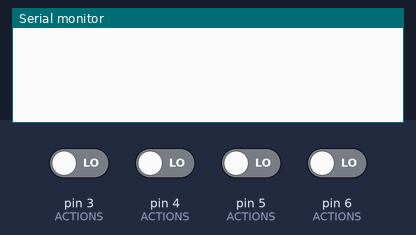
Bench run of a program on a simulated Arduino Nano, built with avr-gcc and run on an emulated ATmega328P. Parts: the last lines printed to the serial monitor. The inputs (shaded band) are chosen by the test bench; at power-on: pin 3 (ACTIONS), pin 4 (ACTIONS), pin 5 (ACTIONS), pin 6 (ACTIONS) LOW.

Above: at 1.2 s.
1.3 s: pin 3 (ACTIONS) driven HIGH
At 1.56 s:
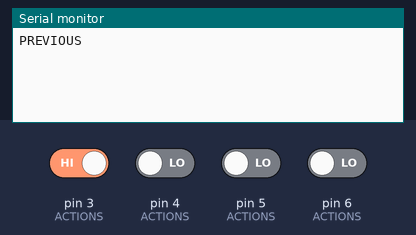
3.3 s: pin 4 (ACTIONS) driven HIGH
At 3.56 s:
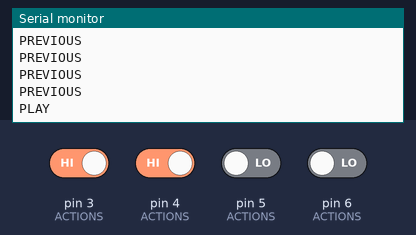
5.1 s: pin 5 (ACTIONS) driven HIGH
At 5.37 s:
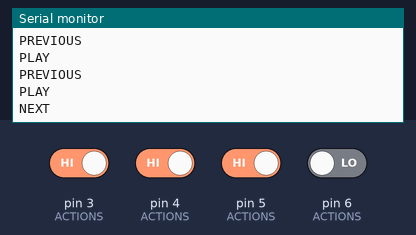
6.9 s: pin 6 (ACTIONS) driven HIGH
At 7.17 s:
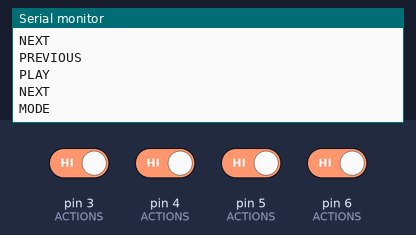

The program:

main.cpp
```cpp
#include <Arduino.h>

#ifndef BAUDRATE
#define BAUDRATE 9600
#endif

struct Action
{
    Action(int _pin, const char* _keyword)
    : pin(_pin)
    , keyword(_keyword)
    {

    }

    const int pin;
    const char* keyword;
};

#define ACTIONS_COUNT 4
Action ACTIONS[ACTIONS_COUNT] =
{
    Action(3, "PREVIOUS"),
    Action(4, "PLAY"),
    Action(5, "NEXT"),
    Action(6, "MODE")
};

// the setup routine runs once when you switch on the board:
void setup() {
    Serial.begin(BAUDRATE);

    for (unsigned int i=0; i<ACTIONS_COUNT; ++i)
    {
        pinMode(ACTIONS[i].pin, INPUT);
    }
}

// the loop routine runs over and over again forever:
void loop() {
    for (unsigned int i=0; i<ACTIONS_COUNT; ++i)
    {
        const Action& currentAction = ACTIONS[i];
        if (digitalRead(currentAction.pin))
        {
            Serial.println(currentAction.keyword);
        }
    }

    delay(200);
}
```

Measured:
- after the input at 1.3 s, the serial monitor: prints a new line after 0.10 s (image 1)
- after the input at 3.3 s, the serial monitor: prints a new line after 0.11 s (image 2)
- after the input at 5.1 s, the serial monitor: prints a new line after 0.12 s (image 3)
- after the input at 6.9 s, the serial monitor: prints a new line after 0.13 s (image 4)
